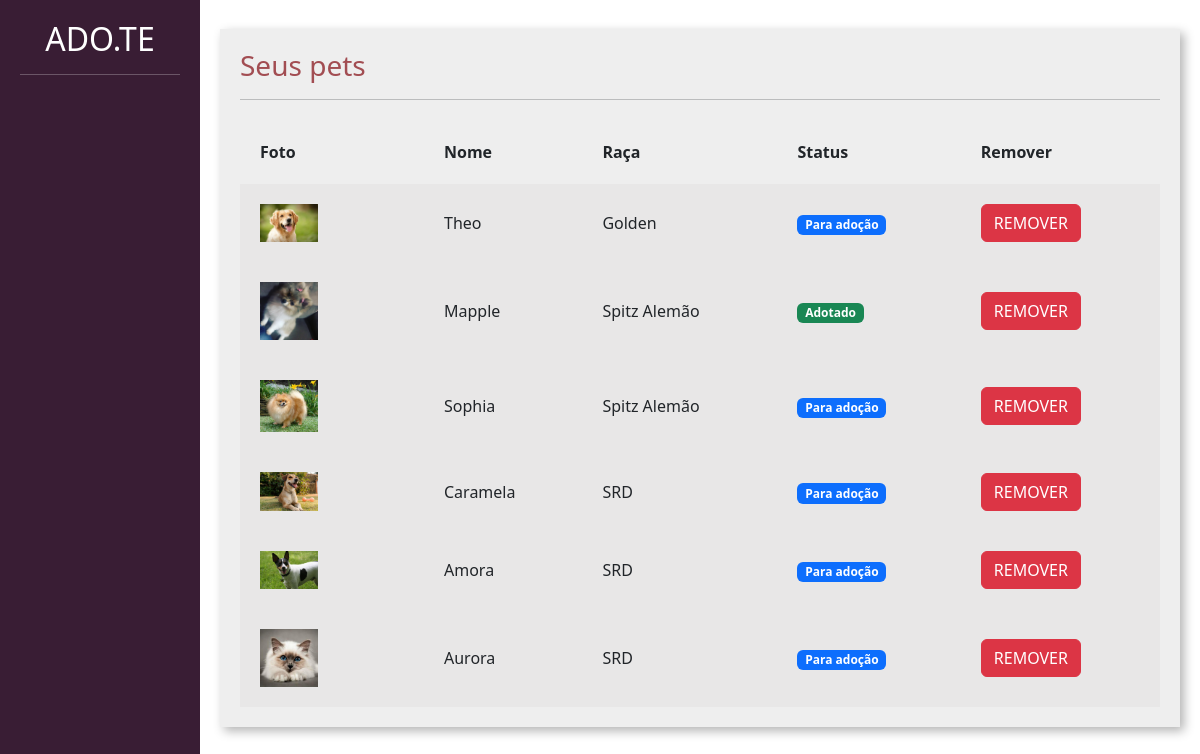
The page /divulgar/seus_pets (signed in) on the database its author committed.
### divulgar/models.py (models this page shows, shortened)
class Pet(models.Model):
    choices_status = (
        ('P', 'Para adoção'),
        ('A', 'Adotado')
    )
    usuario = models.ForeignKey(User, on_delete=models.DO_NOTHING)
    foto = models.ImageField(upload_to="fotos_pets")
    nome = models.CharField(max_length=100)
    descricao = models.TextField()
    estado = models.CharField(max_length=50)
    cidade = models.CharField(max_length=50)
    telefone = models.CharField(max_length=15)
    raca = models.ForeignKey(Raca, on_delete=models.DO_NOTHING)
    tags = models.ManyToManyField(Tag)
    status = models.CharField(max_length=1, choices=choices_status, default='P')

class Raca(models.Model):
    raca = models.CharField(max_length=50)
    def __str__(self):
        return self.raca

### divulgar/views.py (the view)
# urls.py: path('seus_pets', views.seus_pets, name="seus_pets"),
@login_required
def seus_pets(request):
    if request.method == 'GET':
        pets = Pet.objects.filter(usuario=request.user)
        return render(request, 'seus_pets.html', {'pets': pets})

### divulgar/templates/seus_pets.html (shortened to what this page needs)
{% load static %}
<!doctype html>
<html lang="pt-BR">
    <head>
    <link href="https://cdn.jsdelivr.net/npm/bootstrap@5.3.0-alpha1/dist/css/bootstrap.min.css" rel="stylesheet">
    <link href="{% static 'usuarios/css/cadastro.css' %}" rel="stylesheet">
    <link href="{% static 'divulgar/css/novo_pet.css' %}" rel="stylesheet">
    <link href="{% static 'divulgar/css/seus_pets.css' %}" rel="stylesheet">
    </head>
    <body>
        <div class="container-fluid">
            <div class="row">
                <div class="col-md-2 bg-side sidebar">
                    <h2><a style="color:inherit;text-decoration: none;" href="{% url 'listar_pets' %}">ADO.TE</a></h2>
                    <hr>
                </div>
                <div class="col-md">
                    <div class="wrapper">
                        <div class="box width80">
                            <h3 class="font-vinho">Seus pets</h3>
                            <hr>
                             <table class="tabela" cellpadding="20">
                                <tr>
                                    <th>Foto</th>
                                    <th>Nome</th>
                                    <th>Raça</th>
                                    <th>Status</th>
                                    <th>Remover</th>
                                </tr>
                                    {% for pet in pets %}
                                        <tr class="tabela-linha">
                                            <td width="20%">
                                                <img width="40%" src="{{pet.foto.url}}">
                                            </td>
                                            <td>
                                                {{pet.nome}}
                                            </td>
                                            <td>
                                                {{pet.raca}}
                                            </td>
                                            <td>
                                                {% if pet.status == 'P' %}
                                                    <span class="badge text-bg-primary">Para adoção</span>
                                                {% elif pet.status == 'A' %}
                                                    <span class="badge text-bg-success">Adotado</span>
                                                {% endif %}
                                            </td>
                                            <td>
                                                <a href="{% url 'remover_pet' pet.id %}" class="btn btn-danger">REMOVER</a>
                                            </td>
                                        </tr>
                                    {% endfor %}
                            </table>
                        </div>
                    </div>
                </div>
            </div>
        </div>
    </body>
</html>

### templates/static/usuarios/css/cadastro.css (style rules this page uses)
.bg-side { background-color: #391D34; color: white; height: 100vh; }

### templates/static/divulgar/css/novo_pet.css (style rules this page uses)
.sidebar { text-align: center; padding: 20px; }
.wrapper { margin-top: 3%; display: flex; flex-direction: row; justify-content: center; align-items: center; }
.box { padding:20px; width: 50vw; background: rgb(238, 238, 238); box-shadow: 4px 4px 10px rgba(0,0,0,.3); }
.font-vinho { color: #A24D52; }

### templates/static/divulgar/css/seus_pets.css (style rules this page uses)
.width80 { width: 80vw; }
.tabela { width: 100%; margin-top: 20px; }
.tabela-linha { background-color: #e8e7e7; }

### rows shown on the page
Pet: foto (picture), nome "Theo", raca "Golden", status "Para adoção"
Pet: foto (picture), nome "Mapple", raca "Spitz Alemão", status "Adotado"
Pet: foto (picture), nome "Sophia", raca "Spitz Alemão", status "Para adoção"
Pet: foto (picture), nome "Caramela", raca "SRD", status "Para adoção"
Pet: foto (picture), nome "Amora", raca "SRD", status "Para adoção"
Pet: foto (picture), nome "Aurora", raca "SRD", status "Para adoção"
